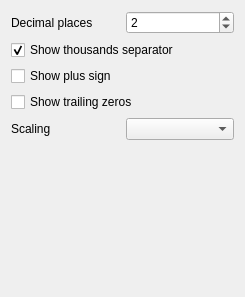
<?xml version="1.0" encoding="UTF-8"?>
<ui version="4.0">
 <class>QgsPercentageNumericFormatWidgetBase</class>
 <widget class="QgsPanelWidget" name="QgsPercentageNumericFormatWidgetBase">
  <property name="geometry">
   <rect>
    <x>0</x>
    <y>0</y>
    <width>245</width>
    <height>297</height>
   </rect>
  </property>
  <property name="windowTitle">
   <string notr="true">Form</string>
  </property>
  <layout class="QGridLayout" name="gridLayout">
   <item row="2" column="0" colspan="2">
    <widget class="QCheckBox" name="mShowPlusCheckBox">
     <property name="text">
      <string>Show plus sign</string>
     </property>
    </widget>
   </item>
   <item row="5" column="0">
    <spacer name="verticalSpacer">
     <property name="orientation">
      <enum>Qt::Vertical</enum>
     </property>
     <property name="sizeHint" stdset="0">
      <size>
       <width>20</width>
       <height>40</height>
      </size>
     </property>
    </spacer>
   </item>
   <item row="1" column="0" colspan="2">
    <widget class="QCheckBox" name="mShowThousandsCheckBox">
     <property name="text">
      <string>Show thousands separator</string>
     </property>
     <property name="checked">
      <bool>true</bool>
     </property>
    </widget>
   </item>
   <item row="0" column="1">
    <widget class="QgsSpinBox" name="mDecimalsSpinBox">
     <property name="value">
      <number>2</number>
     </property>
    </widget>
   </item>
   <item row="0" column="0">
    <widget class="QLabel" name="label">
     <property name="text">
      <string>Decimal places</string>
     </property>
    </widget>
   </item>
   <item row="3" column="0" colspan="2">
    <widget class="QCheckBox" name="mShowTrailingZerosCheckBox">
     <property name="text">
      <string>Show trailing zeros</string>
     </property>
    </widget>
   </item>
   <item row="4" column="1">
    <widget class="QComboBox" name="mScalingComboBox"/>
   </item>
   <item row="4" column="0">
    <widget class="QLabel" name="label_2">
     <property name="text">
      <string>Scaling</string>
     </property>
    </widget>
   </item>
  </layout>
 </widget>
 <customwidgets>
  <customwidget>
   <class>QgsSpinBox</class>
   <extends>QSpinBox</extends>
   <header>qgsspinbox.h</header>
  </customwidget>
  <customwidget>
   <class>QgsPanelWidget</class>
   <extends>QWidget</extends>
   <header>qgspanelwidget.h</header>
   <container>1</container>
  </customwidget>
 </customwidgets>
 <resources/>
 <connections/>
</ui>
